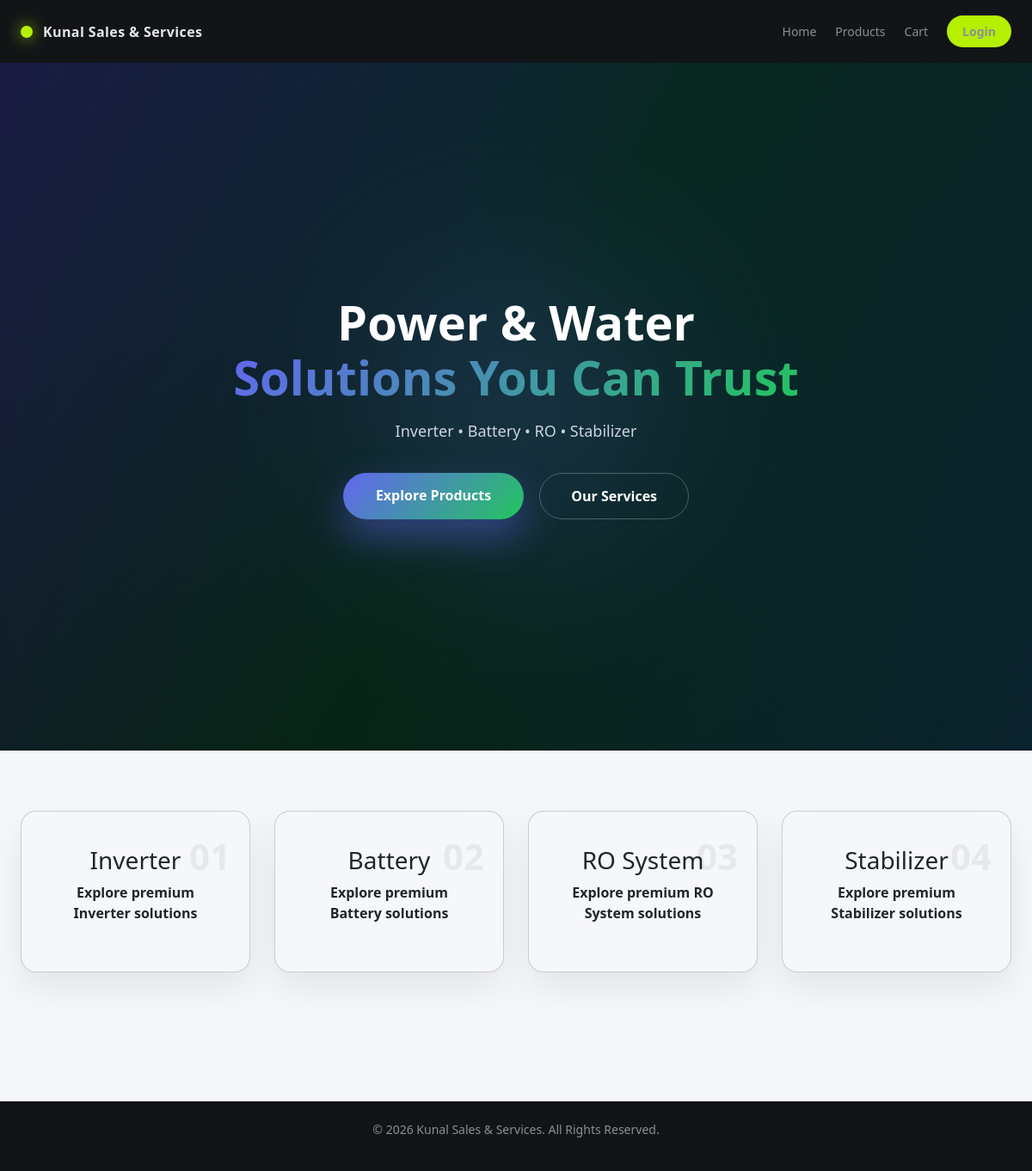
The page / on the database its author committed.
### tables this page shows
CREATE TABLE `categories` (
  `category_id` int(11) NOT NULL,
  `category_name` varchar(100) NOT NULL,
  `status` tinyint(4) DEFAULT 1,
  `created_at` timestamp NOT NULL DEFAULT current_timestamp()
);

### index.php (the view, shortened to what this page needs)
<?php
include 'header.php';
include 'config/db.php';
$categories = mysqli_query($conn, "
    SELECT * FROM categories
    WHERE status = 1
    ORDER BY category_id ASC
");
?>
<section class="hero-advanced">
  <div class="hero-overlay"></div>
  <div class="hero-content">
    <h1>
      Power & Water<br>
      <span>Solutions You Can Trust</span>
    </h1>
    <p>
      Inverter • Battery • RO • Stabilizer
    </p>
    <div class="hero-actions">
      <a href="pages/products.php" class="hero-main-btn">
        Explore Products
      </a>
      <a href="#services" class="hero-secondary-btn">
        Our Services
      </a>
    </div>
  </div>
  <div class="hero-glow"></div>
</section>
<section class="categories" id="services">
<?php
if (mysqli_num_rows($categories) > 0) {
    while ($cat = mysqli_fetch_assoc($categories)) {
?>
    <div class="card">
        <span class="cat-index">
        </span>
        <h3><?= htmlspecialchars($cat['category_name']); ?></h3>
        <p>Explore premium <?= htmlspecialchars($cat['category_name']); ?> solutions</p>
    </div>
<?php
    }
} ?>
</section>
<?php include 'footer.php'; ?>

### assets/css/client.css (style rules this page uses)
:root { --bg-main:#121417; --bg-secondary:#1A1D21; --surface:#F5F7FA; --accent:#B4F000; --accent-hover:#9AD400; --text-dark:#0F172A; --text-light:#E5E7EB; --text-muted:#8B8F97; --radius-lg:18px; --radius-sm:10px; --transition:0.35s ease; }
* { box-sizing:border-box; margin:0; padding:0; font-family:'Segoe UI', system-ui, -apple-system, BlinkMacSystemFont, sans-serif; }
body { background:var(--surface); color:var(--text-dark); overflow-x:hidden; }
a { text-decoration:none; color:inherit; }
.categories { max-width:1200px; margin:auto; padding:70px 24px; display:grid; grid-template-columns:repeat(auto-fit,minmax(220px,1fr)); gap:28px; }
.categories .card { background:var(--surface); padding:40px; border-radius:var(--radius-lg); text-align:center; font-weight:600; box-shadow:0 18px 40px rgba(0,0,0,0.08); transition:var(--transition); }
.categories .card { position:relative; }
.cat-index { position:absolute; top:20px; right:22px; font-size:42px; font-weight:800; color:rgba(0,0,0,0.06); }
.hero-advanced { position:relative; min-height:100vh; display:flex; justify-content:center; align-items:center; text-align:center; overflow:hidden; background: radial-gradient(circle at top, #020617, #000); }
.hero-overlay { position:absolute; inset:0; background: linear-gradient( 120deg, rgba(99,102,241,0.25), rgba(34,197,94,0.18), rgba(56,189,248,0.18) ); animation:heroShift 14s ease infinite; }
.hero-glow { position:absolute; width:420px; height:420px; background:radial-gradient(circle,#6366f1,transparent 65%); filter:blur(120px); opacity:0.5; animation:floatGlow 6s ease-in-out infinite alternate; }
.hero-content { position:relative; z-index:2; max-width:800px; padding:0 20px; animation:heroEnter 0.9s ease forwards; }
.hero-content h1 { font-size:clamp(34px,5vw,56px); font-weight:900; color:#fff; line-height:1.15; }
.hero-content h1 span { background:linear-gradient(135deg,#6366f1,#22c55e); -webkit-background-clip:text; -webkit-text-fill-color:transparent; }
.hero-content p { margin-top:18px; font-size:18px; color:#cbd5e1; }
.hero-actions { margin-top:35px; display:flex; gap:18px; justify-content:center; flex-wrap:wrap; }
.hero-main-btn { padding:14px 38px; border-radius:40px; font-weight:800; background:linear-gradient(135deg,#6366f1,#22c55e); color:#fff; box-shadow:0 20px 45px rgba(99,102,241,0.45); transition:0.3s; }
.hero-secondary-btn { padding:14px 36px; border-radius:40px; font-weight:700; color:#fff; border:1px solid rgba(255,255,255,0.25); backdrop-filter:blur(10px); }

### rows shown on the page
categories: category_name "Inverter"
categories: category_name "Battery"
categories: category_name "RO System"
categories: category_name "Stabilizer"
